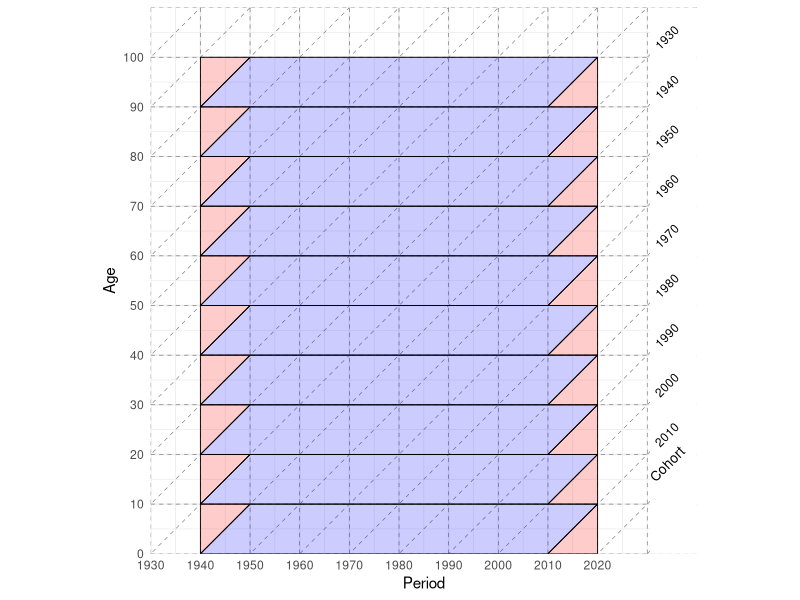

This chart was generated by the following R code: (Note: this script raises an error after producing the figure.)
# ==============================================================================
# 04. Figure 2. Lexis diagram of the panel design used to decompose life
#     expectancy convergence into cohort-specific contributions (1940-2019,
#     10-year age groups). Blue parallelograms: cohorts observed at every age
#     of the group (kept); red triangles: cohorts partially observed (dropped).
# Output: figures/manuscript/fig02_lexis_diagram.png
# ==============================================================================
rm(list = ls()); gc()
library(tidyverse)

amin <- 0;    amax <- 110
pmin <- 1930; pmax <- 2030
ymin <- 1940; ymax <- 2020 # observation window

# vertices of the parallelograms (complete cohorts) and triangles (partial)
pol1 <- c(0, 10, 10, 0)
pol2 <- c(0, 10, 10)
pol3 <- c(0, 10, 0)

polin1 <- polin2 <- polin3 <- NULL
for(i in seq(0, 90, 10)) polin1 <- c(polin1, pol1+i)
for(i in seq(0, 90, 10)) polin2 <- c(polin2, pol2+i)
for(i in seq(0, 90, 10)) polin3 <- c(polin3, pol3+i)

parallelograms <- data.frame(
  x = rep(c(ymin, ymin+10, ymax, ymax-10), 10),
  y = polin1,
  id = rep(1:10, each = 4)
)

triangles <-
  bind_rows(data.frame(x = rep(c(ymin, ymin+10, ymin), 10),
                       y = polin2,
                       id = rep(1:10, each = 3)),
            data.frame(x = rep(c(ymax-10, ymax, ymax), 10),
                       y = polin3,
                       id = rep(11:20, each = 3)))

ggplot()+
  # Lexis grid: periods, ages and cohorts
  geom_vline(xintercept = seq(pmin, pmax, 10),
             linewidth = 0.2, linetype = "dashed", alpha = 0.8, color = "grey30")+
  geom_hline(yintercept = seq(amin, amax, 10),
             linewidth = 0.2, linetype = "dashed", alpha = 0.8, color = "grey30")+
  geom_abline(intercept = seq(-pmax, -(pmin-amax), 10), slope = 1,
              linetype = "dashed", color = "grey30", linewidth = .2, alpha = 0.8)+
  geom_polygon(data = parallelograms, aes(x = x, y = y, group = id),
               fill = "blue", alpha = 0.2, color = "black", linewidth = .3)+
  geom_polygon(data = triangles, aes(x = x, y = y, group = id),
               fill = "red", alpha = 0.2, color = "black", linewidth = .3)+
  # white margin with cohort labels
  geom_rect(aes(xmin = 2030.5, xmax = 2040, ymin = -.5, ymax = 120), fill = "white")+
  geom_text(aes(x = 2032, y = seq(22, 102, 10), label = rev(seq(1930, 2010, 10))),
            angle = 45, hjust = 0, size = 3)+
  geom_text(aes(x = 2031, y = 15, label = "Cohort"),
            angle = 45, hjust = 0, size = 3.5)+
  scale_x_continuous(breaks = seq(1910, 2020, 10))+
  scale_y_continuous(breaks = seq(0, 100, 10))+
  coord_fixed(expand = 0, xlim = c(1930, 2040), ylim = c(0, 110))+
  labs(y = "Age", x = "Period")+
  theme_minimal()

ggsave("figures/manuscript/fig02_lexis_diagram.png",
       w = 5, h = 5, dpi = 600)
